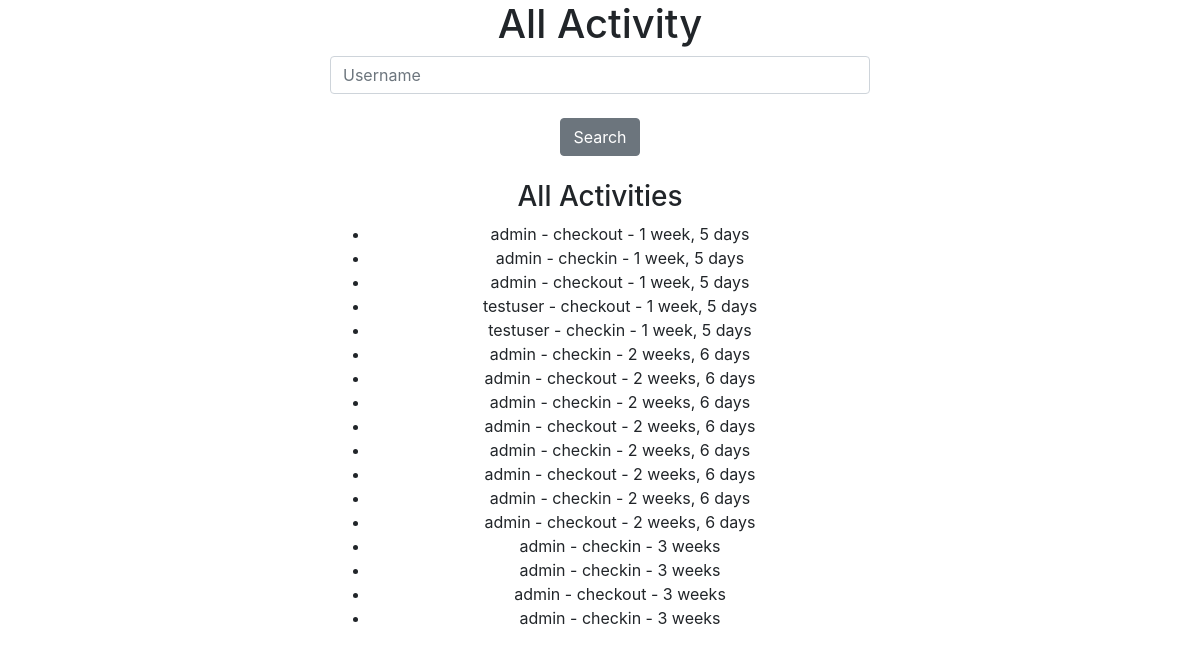
/users/ (signed in), run on an earlier commit of the app's database.
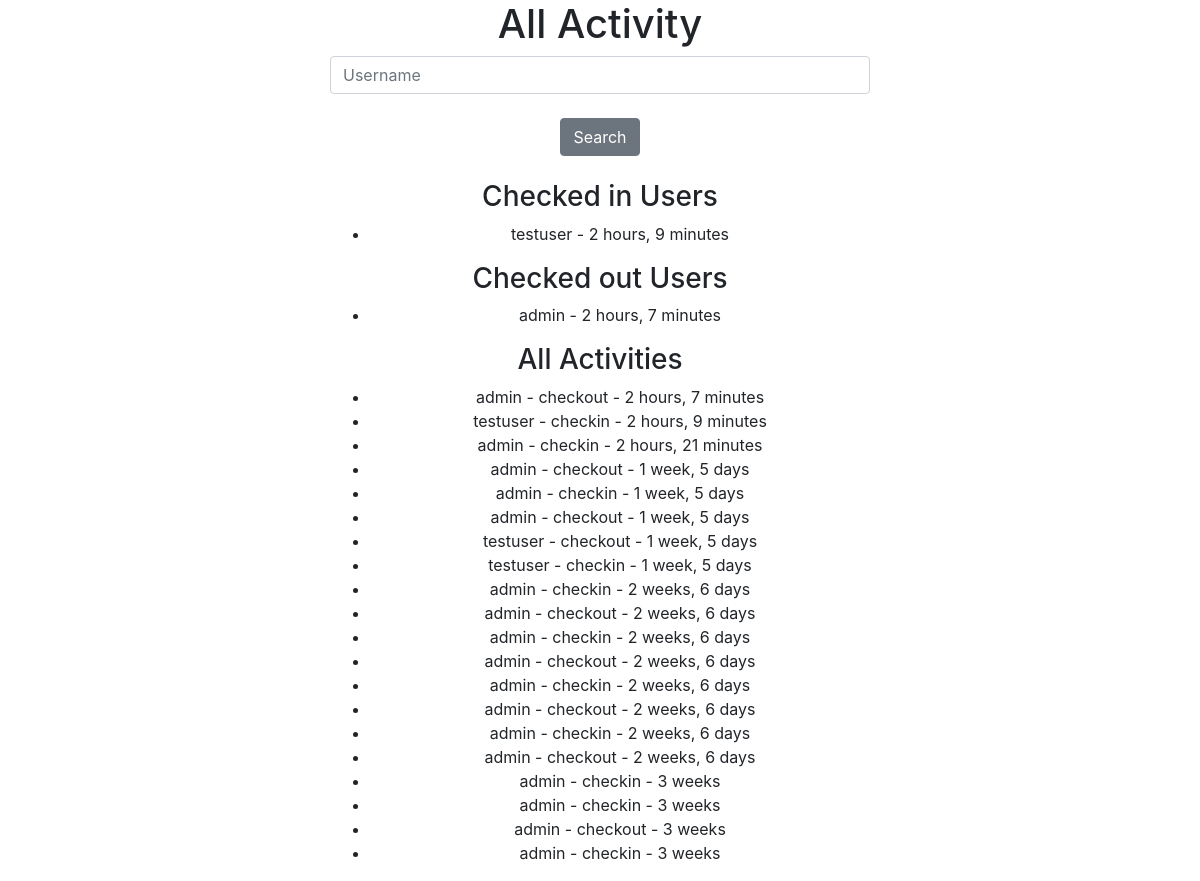
And on a later commit of the database.
### timeclock/models.py (models this page shows, shortened)
class UserActivity(models.Model):
    user = models.ForeignKey(settings.AUTH_USER_MODEL,on_delete=models.CASCADE)
    activity = models.CharField(max_length=120, default='checkin', choices=USER_ACTIVITY_CHOICES)
    timestamp = models.DateTimeField(auto_now_add=True)
    objects = UserActivityManager()
    abc = UserActivityManager()
    class Meta:
        verbose_name = 'User Activity'
        verbose_name_plural = "User Activities"

### timeclock/views.py (the view, shortened to what this page needs)
# urls.py: url(r'^users/$', UsersActivityView.as_view()),
class UsersActivityView(View):
    @method_decorator(staff_member_required)
    def dispatch(self,*args,**kwargs):
        return super(UsersActivityView, self).dispatch(*args,**kwargs)
    def get(self, request, *args, **kwargs):
        query = request.GET.get("q")
        users = User.objects.all()
        checked_in = []
        checked_out = []
        unknown = []
        all_activity  =UserActivity.objects.all()
        for u in users:
            act = all_activity.filter(user=u).today().recent()
            if act.exists():
                current_user_obj = act.first()
                if current_user_obj.activity == 'checkin':
                    checked_in.append(current_user_obj.id)
                else:
                    checked_out.append(current_user_obj.id)
            else:
                unknown.append(u)
        queryset_checkedin = UserActivity.objects.filter(id__in=checked_in)
        queryset_checkedout = UserActivity.objects.filter(id__in=checked_out)
        all_activity = all_activity.recent()
        context = {
            "queryset_checkedin":queryset_checkedin,
            "queryset_checkedout":queryset_checkedout,
            "inactive_users": unknown,
            "all_activity": all_activity,
            "query":query,
        }
        return render(request, "timeclock/users-activity-view.html", context)

### timeclock/models.py (called while the page is built)
    def recent(self):
        return self.order_by("-timestamp")

    def today(self):
        now = timezone.now()
        today_start = timezone.make_aware(datetime.combine(now, time.min))
        today_end  = timezone.make_aware(datetime.combine(now, time.max))
        return self.filter(timestamp__gte=today_start).filter(timestamp__lte=today_end)

    def get_queryset(self, *args, **kwargs):
        return UserActivityQuerySet(self.model, using=self._db)

### timeclock/templates/timeclock/users-activity-view.html (shortened to what this page needs)
    {% extends "base.html" %}
    {% block content %}
    <h1>All Activity</h1>
    <form method="GET" action="">
        <input class="form-control" type="text" name="q" placeholder="Username" value="{{ request.GET.q }}"/>
        <br>
        <input class="btn btn-secondary"  type="submit" value="Search"/>
    </form>
    <br>
    {% if queryset_checkedin%}
        <h3>Checked in Users</h3>
            <ul>
                {% for obj in queryset_checkedin %}
                    <li>{{ obj.user.username }} - {{ obj.timestamp | timesince }} </li>
                {% endfor %}
            </ul>
    {% endif %}
    {% if queryset_checkedout %}
        <h3>Checked out Users</h3>
            <ul>
                {% for obj in queryset_checkedout %}
                    <li>{{ obj.user.username }} - {{ obj.timestamp | timesince }} </li>
                {% endfor %}
            </ul>
    {% endif %}
    {% if all_activity %}
        <h3>All Activities</h3>
            <ul>
                {% for obj in all_activity %}
                    <li>{{ obj.user.username }} - {{obj.activity}} - {{ obj.timestamp | timesince }} </li>
                {% endfor %}
            </ul>
    {%endif%}
    {% endblock %}

What changed in the data, as far as the page shows it:
added UserActivity: user.username "testuser", timestamp "2 hours, 9 minutes", activity "checkin"
added UserActivity: user.username "admin", timestamp "2 hours, 7 minutes", activity "checkout"
added UserActivity: user.username "admin", activity "checkin", timestamp "2 hours, 21 minutes", shown under "All Activities"
Also different on the page:
text now shown: "Checked in Users Checked out Users"
